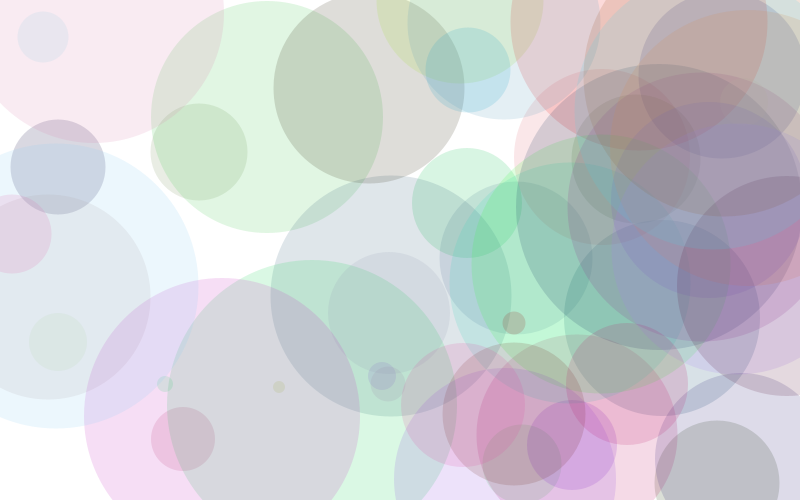
Frame 1 (no input)
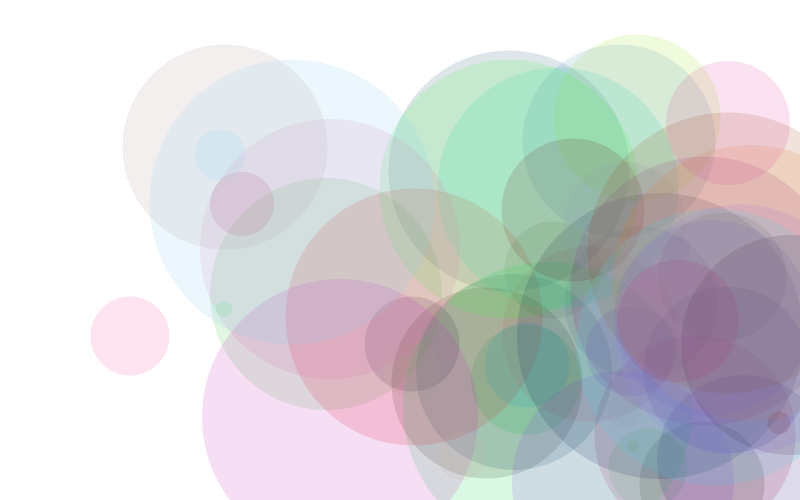
Frame 60 (the mouse pressed at the canvas centre just before this capture)
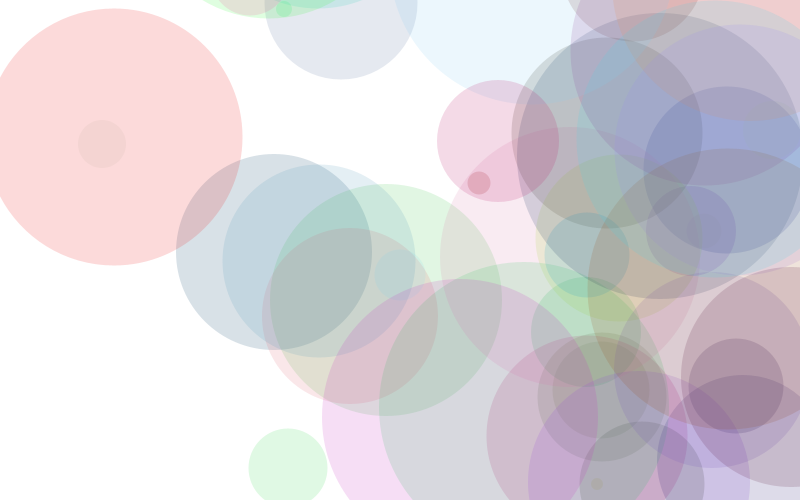
Frame 120 (the mouse held since frame 60 and released just before this capture)

The Processing sketch that drew these frames (run headless with seeded random() and noise(); from frame 60 on, the mouse is pressed at the canvas centre):

// Processing sketch: processing_76891
// ── processing_76891.pde

// Homework 11
// Hyunjook
// Hyunjoo Kim 2012 Copyrights

final int max = 50;

// list of arrays
int [] circleA;
int [] circleB;
int [] circleSize;
int [] speedA;
int [] speedB;
color [] circleColor;

void setup()
{
  size(800, 500); 
  smooth();
  noStroke();
  circleA = new int [max];
  circleB = new int [max];
  circleSize = new int [max];
  speedA = new int [max];
  speedB = new int [max];
  circleColor = new int [max];

  initColor();
  startArray(circleA, 0, width);
  startArray(circleB, 0, height);
  startArray(circleSize, 10, 300);
  startArray(speedA, 1, 7);
  startArray(speedB, 1, 7);
}

void draw()
{
  prepWindow();
  drawCircle();
  moveCircle();
}

void startArray(int [] anyArray, int low, int high)
{
  for (int i=0; i < anyArray.length; i++)
  {
    anyArray[i] = int(random(low,high));
  }
}

void prepWindow()
{
  fill(255);
  rect(0,0,width,height);
}

void drawCircle()
{
 for (int i=0; i < max; i++)
 {
   fill(circleColor[i],40);
   ellipse(circleA[i], circleB[i], circleSize[i], circleSize[i]);
 }
}

void initColor()
{
 for (int i = 0; i< circleColor.length; i++) 
  {
  circleColor[i] = color ((int)random(0, 255), (int)random(0, 255), (int)random(255));
  } 
}

void moveCircle()
{
  for (int i=0; i < max; i++)
  {
    circleA[i] = circleA[i] + speedA[i];
    if (circleA[i] + (circleSize[i]/2) > width)
    {
      speedA[i] = -speedA[i]; 
    }
    if (circleA[i] + (circleSize[i]/2) < -width)
    {
      speedA[i] = -speedA[i]; 
    }
    circleB[i] = circleB[i] + speedB[i];
    
    if (circleB[i] + (circleSize[i]/2) > height)
    {
      speedB[i] = -speedB[i]; 
    }
    if (circleB[i] + (circleSize[i]/2) < -height)
    {
      speedB[i] = -speedB[i]; 
    }
  }
}
